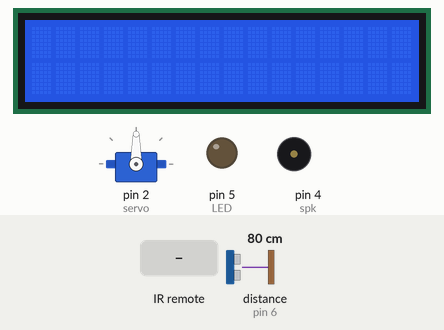
The sketch below on a simulated Arduino Uno, built with avr-gcc and run on an emulated ATmega328P. Parts: 16×2 character LCD, servo, output pins drawn as LEDs (lit = HIGH), buzzer (waves = sounding). The inputs (shaded band) are chosen by the test bench; at power-on: distance to the obstacle (sensor on pin 6) 80 cm. The echo pulse lasts 58.3 µs per cm; pins used as bus, display or sensor lines are not drawn.

Above: at 1.2 s.
1.3 s: infrared code 0xFFA857 received
At 2.7 s:
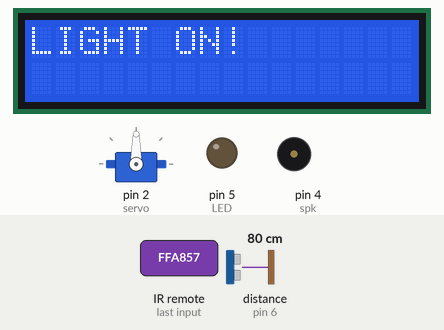
3.0 s: infrared code 0xFFE01F received
At 4.1 s:
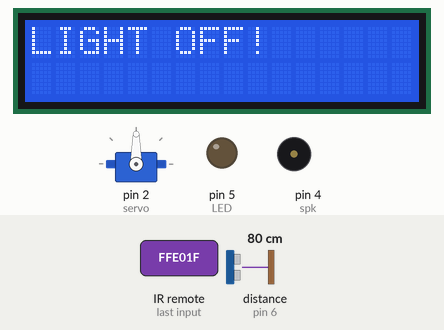
4.7 s: infrared code 0xFF906F received
At 5.4 s:
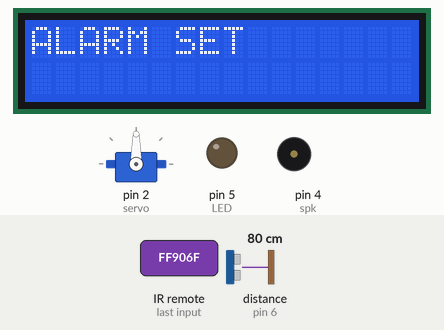
6.4 s: infrared code 0xFFC23D received
At 7.0 s:
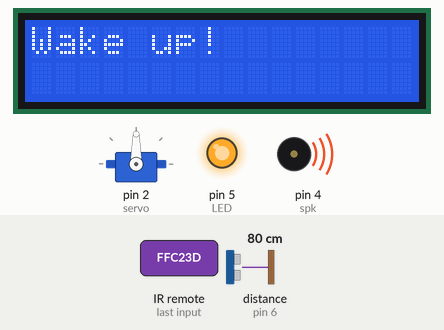
Timing chart, 0 to 22.9 s (numbered marks = the images above; inputs shaded):
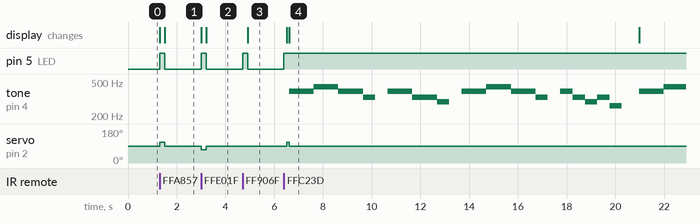

The sketch:

code_20211806.ino
```cpp
#include <Servo.h>
#include <IRremote.h>
#include <LiquidCrystal.h>

#define C 262
#define D 294
#define E 330
#define G 392
#define A 440

int trig = 7;
int echo = 6;
int LED = 5;
int spk = 4;
int RECV_PIN = 3;

Servo servo;
LiquidCrystal lcd(13, 12, 11, 10, 9, 8);

IRrecv irrecv(RECV_PIN);
decode_results results;

int alarm[] = {
  G, G, A, A, G, G, E, 0,
  G, G, E, E, D, 0,
  G, G, A, A, G, G, E, 0,
  G, E, D, E, C
}; //학교종 멜로디

int alarmlen = sizeof(alarm) / sizeof(int);

void setup() {
  pinMode(LED, OUTPUT);
  pinMode(trig, OUTPUT);
  pinMode(echo, INPUT);

  lcd.begin(16, 2);
  servo.attach(2);
  irrecv.enableIRIn();
}

void alert() {
  int dis;
  while (1) {
    lcd.write("Wake up!");
    for (int i = 0; i < alarmlen; i++)
    {

      tone(spk, alarm[i], 500);
      delay(500);

      digitalWrite(trig, HIGH);
      delay(1);
      digitalWrite(trig, LOW);
      dis = pulseIn(echo, HIGH) * 340 / 2 / 10000;

      if (dis < 50) {
        noTone(spk);
        break;
      }

    }
    if (dis > 50) {
      noTone(spk);
      delay(700);
    }
    else {
      lcd.clear();
      lcd.write("Have a Good Day!");
      break;
    }
  }
  return;
}


void loop() {
  digitalWrite(LED, LOW);

  if (irrecv.decode(&results)) {
    //스위치 제어 버튼 중 하나를 누르면
    if (results.value == 0xFFA857 || results.value == 0xFFE01F) {
      lcd.clear();
      lcd.write("LIGHT ");

      switch (results.value) {

        case 0xFFA857: //+버튼

          digitalWrite(LED, HIGH);
          servo.write(110);
          delay(200);
          servo.write(90);
          lcd.write("ON!");

          break;

        case 0xFFE01F: //-버튼
          digitalWrite(LED, HIGH);
          servo.write(70);
          delay(200);
          servo.write(90);
          lcd.write("OFF!");

          break;
      }
      irrecv.resume();
    }

    String Timer = "";
    String Time = "";

    if (results.value == 0xFF906F ) {
      digitalWrite(LED, HIGH);
      delay(100);

      while (1) {
        digitalWrite(LED, LOW);
        if (irrecv.decode(&results)) {
          if (results.value != 0xFFC23D) {
            digitalWrite(LED, HIGH);
            delay(100);

            switch (results.value) //값 지정
            {
              case 0xFF6897:
                Time = "0";
                break;

              case 0xFF30CF:
                Time = "1";
                break;

              case 0xFF18E7:
                Time = "2";
                break;

              case 0xFF7A85:
                Time = "3";
                break;

              case 0xFF10EF:
                Time = "4";
                break;

              case 0xFF38C7:
                Time = "5";
                break;

              case 0xFF5AA5:
                Time = "6";
                break;

              case 0xFF42BD:
                Time = "7";
                break;

              case 0xFF4AB5:
                Time = "8";
                break;

              case 0xFF52AD:
                Time = "9";
                break;

              case 0xFF629D: //알람 리셋 버튼 (ch)
                Time = "";
                Timer = "";
                lcd.clear();
                lcd.print("Alarm Reset!");
                delay(2000);
                break;
            }
            Timer = Timer + Time;
            lcd.clear();
            lcd.write("ALARM SET");
            lcd.setCursor(0, 1);
            lcd.print(Timer);
          }

          if (results.value == 0xFFC23D)
          {
            digitalWrite(LED, HIGH);
            delay(100);
            digitalWrite(LED, LOW);

            lcd.clear();
            lcd.write("Complete!");

            int data = 0;
            data = Timer.toInt();


            for (int i = 0; i < data; i++) {
              int Clock = data - i;
              lcd.clear();
              lcd.write("Alarm...");
              lcd.setCursor(0, 1);
              lcd.print(Clock);
              lcd.setCursor(String(Clock).length() + 1, 1);
              lcd.write("minute left");

              delay(60000); //1분
            }
            lcd.clear();

            digitalWrite(LED, HIGH); //불 자동으로 키기
            servo.write(110);
            delay(100);
            servo.write(90);

            alert();
            return 0;
          }
          irrecv.resume();
        }
      }
    }
    irrecv.resume();
    irrecv.enableIRIn();
  }
}
```

Measured:
- after the input at 1.3 s, pin 5 (LED): LOW → HIGH at once, → LOW 0.20 s later; servo on pin 2 (servo): 90° → 110° at once, → 90° 0.20 s later; the display: first changes at once (image 1 shows a later state)
- after the input at 3.0 s, pin 5 (LED): LOW → HIGH at once, → LOW 0.20 s later; servo on pin 2 (servo): 90° → 70° at once, → 90° 0.20 s later; the display: first changes at once (image 2 shows a later state)
- after the input at 4.7 s, pin 5 (LED): LOW → HIGH at once, → LOW 0.20 s later; the display: changes after 0.20 s (image 3)
- after the input at 6.4 s, pin 5 (LED): LOW → HIGH at once; tone on pin 4 (spk): plays 392 Hz for 1.0 s, 440 Hz for 1.0 s, 392 Hz for 1.0 s, 330 Hz for 0.50 s, 392 Hz for 1.0 s, 330 Hz for 1.0 s … (18 notes in this stretch), starting after 0.21 s
